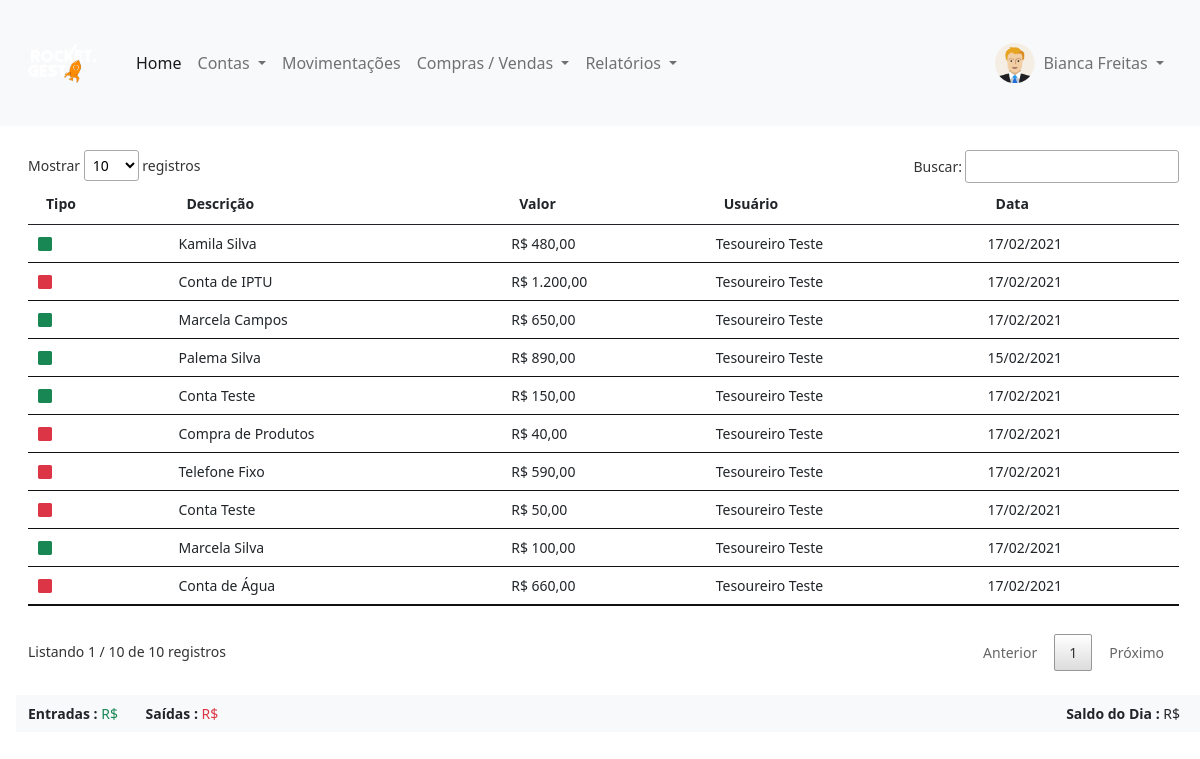
The page /pdv/painel-tesoureiro/index.php?pagina=movimentacoes (signed in) on the database its author committed.
### tables this page shows
CREATE TABLE `usuarios` (
  `id` int(11) NOT NULL,
  `nome` varchar(50) NOT NULL,
  `email` varchar(50) NOT NULL,
  `cpf` varchar(20) NOT NULL,
  `senha` varchar(20) NOT NULL,
  `nivel` varchar(20) NOT NULL
);

CREATE TABLE `movimentacoes` (
  `id` int(11) NOT NULL,
  `tipo` varchar(15) NOT NULL,
  `descricao` varchar(50) NOT NULL,
  `valor` decimal(8,2) NOT NULL,
  `usuario` int(11) NOT NULL,
  `data` date NOT NULL,
  `id_mov` int(11) NOT NULL
);

### pdv/painel-tesoureiro/movimentacoes.php (the view, shortened to what this page needs)
<?php
require_once('../conexao.php');
?>
<div class="mt-4" style="margin-right:25px">
	<?php
	$query = $pdo->query("SELECT * from movimentacoes order by id desc");
	$res = $query->fetchAll(PDO::FETCH_ASSOC);
	$total_reg = @count($res);
	if($total_reg > 0){
		?>
		<small>
			<table id="example" class="table table-hover my-4" style="width:100%">
				<thead>
					<tr>
						<th>Tipo</th>
						<th>Descrição</th>
						<th>Valor</th>
						<th>Usuário</th>
						<th>Data</th>
					</tr>
				</thead>
				<tbody>
					<?php
					for($i=0; $i < $total_reg; $i++){
							$id_usu = $res[$i]['usuario'];
						$query_f = $pdo->query("SELECT * from usuarios where id = '$id_usu'");
						$res_f = $query_f->fetchAll(PDO::FETCH_ASSOC);
						$total_reg_f = @count($res_f);
						if($total_reg_f > 0){
							$nome_usuario = $res_f[0]['nome'];
						}
						if($res[$i]['tipo'] == 'Entrada'){
							$classe = 'text-success';
						}else{
							$classe = 'text-danger';
						}
						?>
						<tr>
							<td>								<i class="bi bi-square-fill <?php echo $classe ?>"></i>
							</td>
							<td><?php echo $res[$i]['descricao'] ?></td>
							<td>R$ <?php echo number_format($res[$i]['valor'], 2, ',', '.'); ?></td>
							<td><?php echo $nome_usuario ?></td>
							<td><?php echo implode('/', array_reverse(explode('-', $res[$i]['data']))); ?></td>
						</tr>
					<?php } ?>
				</tbody>
			</table>
		</small>
	<?php }else{
		echo '<p>Não existem dados para serem exibidos!!';
	} ?>
</div>
	<small>
		<div class="row bg-light mt-4 py-2">
			<div class="col-md-8">
				<span><b>Entradas :</b> <span class="text-success">R$ <?php echo $entradasF ?></span></span>
				<span class="mx-4"><b>Saídas :</b><span class="text-danger"> R$ <?php echo $saidasF ?></span></span>
			</div>
			<div align="right" class="col-md-4">
				<span class="mx-4"><b>Saldo do Dia :</b> <span class="<?php echo $classeSaldo ?>">R$ <?php echo $saldoF ?></span></span>
			</div>
		</div>
	</small>

### pdv/painel-tesoureiro/index.php (shortened to what this page needs)
<?php
require_once('../conexao.php');
$menu1 = 'home';
$menu2 = 'contas_pagar';
$menu3 = 'contas_receber';
$menu4 = 'movimentacoes';
$query = $pdo->query("SELECT * from usuarios WHERE id = '$_SESSION[id_usuario]'");
$res = $query->fetchAll(PDO::FETCH_ASSOC);
$nome_usu = $res[0]['nome'];
 ?>
<!DOCTYPE html>
<html>
<head>
	<link href="https://cdn.jsdelivr.net/npm/bootstrap@5.0.0-beta1/dist/css/bootstrap.min.css" rel="stylesheet">
	<link rel="stylesheet" type="text/css" href="../vendor/DataTables/datatables.min.css"/>
	<link rel="stylesheet" href="https://cdn.jsdelivr.net/npm/bootstrap-icons@1.3.0/font/bootstrap-icons.css">
</head>
<body>
	<nav class="navbar navbar-expand-lg navbar-light bg-light">
  <div class="container-fluid">
    <a class="navbar-brand" href="index.php">
    	<img src="../img/logo.png" width="100">
    </a>
    <div class="collapse navbar-collapse" id="navbarSupportedContent">
      <ul class="navbar-nav me-auto mb-2 mb-lg-0">
        <li class="nav-item">
          <a class="nav-link active" aria-current="page" href="index.php?pagina=<?php echo $menu1 ?>">Home</a>
        </li>
        <li class="nav-item dropdown">
          <a class="nav-link dropdown-toggle" href="#" id="navbarDropdown" role="button" data-bs-toggle="dropdown" aria-expanded="false">
            Contas
          </a>
        </li>
        <li class="nav-item">
          <a class="nav-link" href="index.php?pagina=<?php echo $menu4 ?>">Movimentações</a>
        </li>
        <li class="nav-item dropdown">
          <a class="nav-link dropdown-toggle" href="#" id="navbarDropdown" role="button" data-bs-toggle="dropdown" aria-expanded="false">
            Compras / Vendas
          </a>
        </li>
        <li class="nav-item dropdown">
          <a class="nav-link dropdown-toggle" href="#" id="navbarDropdown" role="button" data-bs-toggle="dropdown" aria-expanded="false">
            Relatórios
          </a>
        </li>
      </ul>
      <div class="d-flex mx-3">
        <img src="../img/icone-user.png" width="40px" height="40px">
    <div class="collapse navbar-collapse" id="navbarNavDarkDropdown">
      <ul class="navbar-nav">
        <li class="nav-item dropdown">
          <a class="nav-link dropdown-toggle" href="#" id="navbarDarkDropdownMenuLink" role="button" data-bs-toggle="dropdown" aria-expanded="false">
            <?php echo $nome_usu ?>
          </a>
        </li>
      </ul>
    </div>
       </div>
    </div>
  </div>
</nav>
<div class="container-fluid mt-2 mx-3">
<?php
if(@$_GET['pagina'] == $menu1){
	require_once($menu1. '.php');
}
else if(@$_GET['pagina'] == $menu2){
	require_once($menu2. '.php');
}
else if(@$_GET['pagina'] == $menu3){
	require_once($menu3. '.php');
}
else if(@$_GET['pagina'] == $menu4){
	require_once($menu4. '.php');
}
 ?>
</div>
</body>
</html>

### rows shown on the page
usuarios: nome "Bianca Freitas"
movimentacoes: descricao "Kamila Silva", valor "480,00", usuarios.nome "Tesoureiro Teste", data "17/02/2021"
movimentacoes: descricao "Conta de IPTU", valor "1.200,00", usuarios.nome "Tesoureiro Teste", data "17/02/2021"
movimentacoes: descricao "Marcela Campos", valor "650,00", usuarios.nome "Tesoureiro Teste", data "17/02/2021"
movimentacoes: descricao "Palema Silva", valor "890,00", usuarios.nome "Tesoureiro Teste", data "15/02/2021"
movimentacoes: descricao "Conta Teste", valor "150,00", usuarios.nome "Tesoureiro Teste", data "17/02/2021"
movimentacoes: descricao "Compra de Produtos", valor "40,00", usuarios.nome "Tesoureiro Teste", data "17/02/2021"
movimentacoes: descricao "Telefone Fixo", valor "590,00", usuarios.nome "Tesoureiro Teste", data "17/02/2021"
movimentacoes: descricao "Conta Teste", valor "50,00", usuarios.nome "Tesoureiro Teste", data "17/02/2021"
movimentacoes: descricao "Marcela Silva", valor "100,00", usuarios.nome "Tesoureiro Teste", data "17/02/2021"
movimentacoes: descricao "Conta de Água", valor "660,00", usuarios.nome "Tesoureiro Teste", data "17/02/2021"
